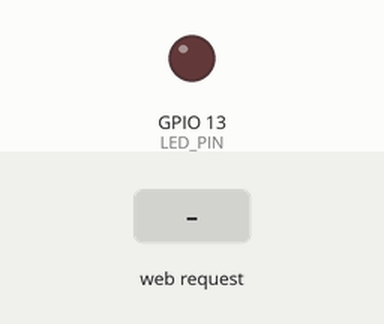
A program run on a simulated ESP32. Shown: output pins drawn as LEDs (lit = HIGH). The inputs (shaded band) are chosen by the test bench. WiFi joins after 1.5 s; servers stay silent unless stated; what the program prints to the serial monitor is not drawn.

Above: at 3.7 s.
3.8 s: HTTP request GET /on received
At 5.0 s:
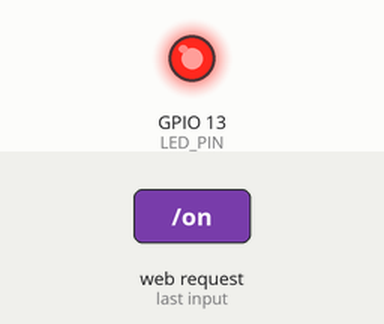
5.3 s: HTTP request GET /off received
At 6.2 s:
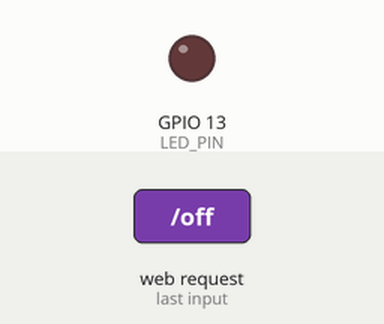
Timing chart, 0 to 8.3 s (numbered marks = the images above; inputs shaded):
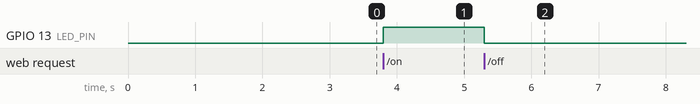

Measured:
- after the input at 3.8 s, GPIO 13 (LED_PIN): LOW → HIGH at once
- after the input at 5.3 s, GPIO 13 (LED_PIN): HIGH → LOW at once

The program:

main.cpp
```cpp
#include <Arduino.h>
#include <WiFi.h>
#include <WebServer.h>

const char *ssid = "Wokwi-GUEST";
const char *password = "";
//const char *ssid = "Sala Maker";
//const char *password = "Maker@fatec";

WebServer server(80);
const int LED_PIN = 13;

// Página HTML estilizada
String getHTML() {
  String html = "<!DOCTYPE html><html><head>";
  html += "<title>ESP32 Web Control</title>";
  html += "<meta name='viewport' content='width=device-width, initial-scale=1'>";
  html += "<style>body{font-family:sans-serif; text-align:center; padding:20px;}";
  html += ".btn{background:#2ecc71; color:white; padding:15px 25px; border:none; border-radius:5px; font-size:18px; cursor:pointer; text-decoration:none;}";
  html += ".btn-off{background:#e74c3c;}";
  html += "</style></head><body>";
  html += "<h1>ESP32 Wokwi Server</h1>";
  html += "<p>Status do LED: <strong>" + String(digitalRead(LED_PIN) ? "LIGADO" : "DESLIGADO") + "</strong></p>";
  html += "<p><a href='/on'><button class='btn'>LIGAR</button></a></p>";
  html += "<p><a href='/off'><button class='btn btn-off'>DESLIGAR</button></a></p>";
  html += "</body></html>";
  return html;
}

void handleRoot() {
  server.send(200, "text/html", getHTML());
}

void handleLedOn() {
  digitalWrite(LED_PIN, HIGH);
  server.send(200, "text/html", getHTML());
}

void handleLedOff() {
  digitalWrite(LED_PIN, LOW);
  server.send(200, "text/html", getHTML());
}

void setup() {
  pinMode(LED_PIN, OUTPUT);
  Serial.begin(115200);
  delay(1000);

  Serial.println("\n\n=== ESP32 Web Server ===");
  Serial.print("Conectando ao WiFi: ");
  Serial.println(ssid);

  WiFi.begin(ssid, password);

  // Timeout de 20 segundos para conectar
  int tentativas = 40;
  while (WiFi.status() != WL_CONNECTED && tentativas > 0) {
    delay(500);
    Serial.print(".");
    tentativas--;
  }

  if (WiFi.status() == WL_CONNECTED) {
    Serial.println("\nConectado ao WiFi!");
    Serial.print("IP local: ");
    Serial.println(WiFi.localIP());
  } else {
    Serial.println("\nNão conectou ao WiFi, mas iniciando servidor mesmo assim...");
    Serial.println("IP esperado: 10.0.0.1");
  }

  server.on("/", handleRoot);
  server.on("/on", handleLedOn);
  server.on("/off", handleLedOff);

  server.begin();
  Serial.println("Servidor HTTP iniciado na porta 80");
  Serial.println("Acesse: http://localhost:8180");
}

void loop() {
  server.handleClient();
  delay(2);
}
```
